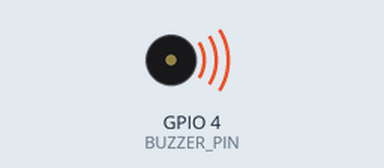
A program run on a simulated Raspberry Pi (BCM pin numbers). Parts: buzzer (waves = sounding). At 8.0 s the program stops and its outputs stay as they are.

Above: at 0.1 s.
At 8.1 s:
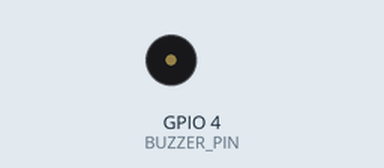
Timing chart, 0 to 9.5 s (numbered marks = the images above):
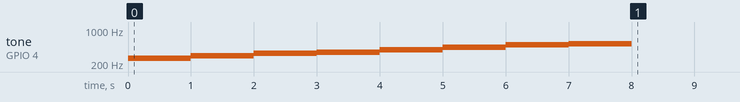

Measured:
- by itself, tone on GPIO 4 (BUZZER_PIN): plays 262 Hz for 1.0 s, 294 Hz for 1.0 s, 330 Hz for 1.0 s, 349 Hz for 1.0 s, 392 Hz for 1.0 s, 440 Hz for 1.0 s … (8 notes in this stretch)

The program:

piezo_buzzer2.py
```python
#도레미파솔라시도 출력하기
import RPi.GPIO as GPIO
import time

BUZZER_PIN = 4

GPIO.setmode(GPIO.BCM)
GPIO.setup(BUZZER_PIN,GPIO.OUT)

melody = [262,294,330,349,392,440,494,523]

#주파수 : 도(262Hz)
pwm = GPIO.PWM(BUZZER_PIN,262)
pwm.start(50)

try:
    for i in melody:
        pwm.ChangeFrequency(i)
        time.sleep(1)


finally:
    pwm.stop()
    GPIO.cleanup()
```
